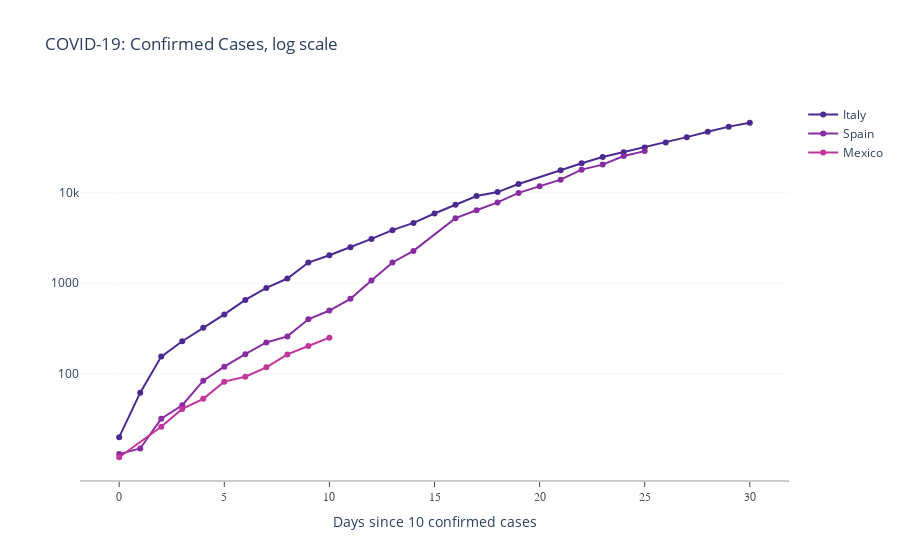

Notebook cell for this chart:
### Code cell
countries = ConfirmedCasesStat(
    ["Italy", "Spain", "Mexico"], 
    df_confirmed, 
    start_with=10
)
countries.COLOR_SCALE = px.colors.sequential.Agsunset
iplot(countries.plotly_lm_plot(True))

### Figure 1 — Plotly figure (JSON) as saved in the notebook; plotly's stock layout.template omitted (floating-point values rounded to 4 significant figures)
{"data": [{"line": {"color": "rgb(75, 41, 145)"}, "mode": "lines+markers", "name": "Italy", "type": "scatter", "x": [0, 1, 2, 3, 4, 5, 6, 7, 8, 9, 10, 11, 12, 13, 14, 15, 16, 17, 18, 19, 21, 22, 23, 24, 25, 26, 27, 28, 29, 30], "y": [20, 62, 155, 229, 322, 453, 655, 888, 1128, 1694, 2036, 2502, 3089, 3858, 4636, 5883, 7375, 9172, 10149, 12462, 17660, 21157, 24747, 27980, 31506, 35713, 41035, 47021, 53578, 59138]}, {"line": {"color": "rgb(135, 44, 162)"}, "mode": "lines+markers", "name": "Spain", "type": "scatter", "x": [0, 1, 2, 3, 4, 5, 6, 7, 8, 9, 10, 11, 12, 13, 14, 16, 17, 18, 19, 20, 21, 22, 23, 24, 25], "y": [13, 15, 32, 45, 84, 120, 165, 222, 259, 400, 500, 673, 1073, 1695, 2277, 5232, 6391, 7798, 9942, 11748, 13910, 17963, 20410, 25374, 28768]}, {"line": {"color": "rgb(192, 54, 157)"}, "mode": "lines+markers", "name": "Mexico", "type": "scatter", "x": [0, 2, 3, 4, 5, 6, 7, 8, 9, 10], "y": [12, 26, 41, 53, 82, 93, 118, 164, 203, 251]}], "layout": {"plot_bgcolor": "white", "showlegend": true, "title": {"text": "COVID-19: Confirmed Cases, log scale"}, "xaxis": {"linecolor": "rgb(204, 204, 204)", "linewidth": 2, "showgrid": false, "showline": true, "showticklabels": true, "tickfont": {"color": "rgb(82, 82, 82)", "family": "Arial", "size": 12}, "ticks": "outside", "title": {"text": "Days since 10 confirmed cases"}}, "yaxis": {"gridcolor": "aliceblue", "showgrid": true, "showline": false, "showticklabels": true, "tickvals": [100, 1000, 10000], "type": "log", "zeroline": false}}}
